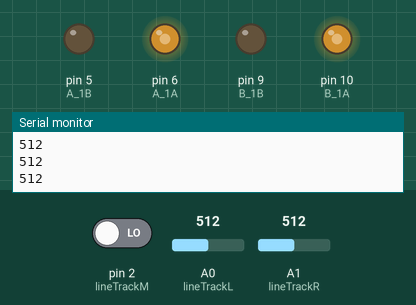
Simulated run of this sketch. Board: Arduino Uno, built with avr-gcc and run on an emulated ATmega328P. On the bench: output pins drawn as LEDs (lit = HIGH), the last lines printed to the serial monitor. Inputs (shaded band) come from the test bench; at power-on: A0 (lineTrackL) = 512, pin 2 (lineTrackM) LOW, A1 (lineTrackR) = 512.

Above: at 1.2 s.
1.3 s: A0 (lineTrackL) set to 493
At 1.9 s:
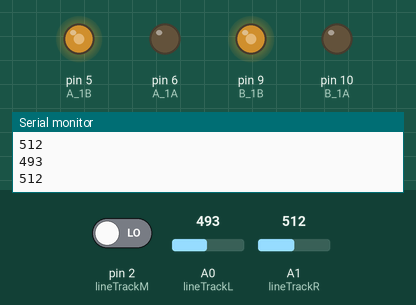
Timing chart, 0 to 4.3 s (numbered marks = the images above; inputs shaded):
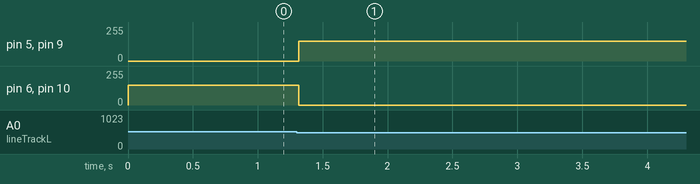

The sketch:

MazeSolving.ino
```cpp
const int A_1B = 5;
const int A_1A = 6;
const int B_1B = 9;
const int B_1A = 10;

const int lineTrackM = 2;
const int lineTrackL = A0;
const int lineTrackR = A1;

void setup() {
  Serial.begin(9600);

  //motor
  pinMode(A_1B, OUTPUT);
  pinMode(A_1A, OUTPUT);
  pinMode(B_1B, OUTPUT);
  pinMode(B_1A, OUTPUT);
  //line track
  pinMode(lineTrackM, INPUT);
  pinMode(lineTrackL, INPUT);
  pinMode(lineTrackR, INPUT);
}
int d = 0;
int last = 0;

void loop() {
  int speed = 150;
int L  = analogRead(A0);
int R = analogRead(A1);

  int M = digitalRead(lineTrackM); // 0:white  1:black
  Serial.println(L); //print on the serial monitor
  //Serial.println(lineColorR); //print on the serial monitor
  Serial.println(R); //print on the serial monitor
delay(0);
  if ( M== 1 && R < 500 && R < 500) { //only middle sensor reads black
   moveForward(speed);
  }
 else if (R > 500 && L < 500 && M == 0) { //only Right sensor reads black
     moveRight(speed, speed);
     last = 1;
  }else
  if (M == 1 && R > 500 && L < 500) { //right and middle sensor read black
    moveRight(speed, speed);
    last = 1;
  } else if (L > 500 && R < 500 && M == 0) { //only Left sensor reads black
     moveLeft(speed, speed);
     last = 0;
  } else if (M == 1 && R < 500 && L > 500) { //left and middle sensor read black
    moveLeft(speed, speed    );
    last = 0;
  } else if (M == 1 && R > 500 && L > 500) { //all read black
   moveForward(speed);
   } else if (!M && R > 500 && L > 500) {
    if (last) {
      moveRight(speed, speed);
      last = 1;
    } else {
      moveLeft(speed, speed);
      last = 0;
    }
   }else {
    if (last) {
    while (!M && R < 500 && L < 500) {
        moveRight(speed, speed);
        M = digitalRead(lineTrackM);
         L  = analogRead(A0);
       R = analogRead(A1);
       last = 1;
       delay(d);
    }
    } else {
      while (!M && R < 500 && L < 500) {
        moveLeft(speed, speed);
        M = digitalRead(lineTrackM);
         L  = analogRead(A0);
       R = analogRead(A1);
       last = 0;
       delay(d);
    }
    }
  }

}
void stop(int speed) {
  analogWrite(A_1B, 0);
  analogWrite(A_1A, 0);
  analogWrite(B_1B, 0);
  analogWrite(B_1A, 0);
}
void moveForward(int speed) {
  analogWrite(A_1B, 0);
  analogWrite(A_1A, speed);
  analogWrite(B_1B, speed);
  analogWrite(B_1A, 0);
}
void moveBackward(int speed) {
  analogWrite(A_1B, speed);
  analogWrite(A_1A, 0);
  analogWrite(B_1B, 0);
  analogWrite(B_1A, speed);
}


void moveLeft(int speed1, int speed2) {
  analogWrite(A_1B, 0);
  analogWrite(A_1A, speed1);
  analogWrite(B_1B, 0);
  analogWrite(B_1A, speed2);
}

void moveRight(int speed1, int speed2) {
  analogWrite(A_1B, speed2);
  analogWrite(A_1A, 0);
  analogWrite(B_1B, speed1);
  analogWrite(B_1A, 0);
}
bool checkLeft(int lineColorL, int speed) {
  //moveLeft(speed); removed cuz Left sensor is checking
    lineColorL = analogRead(lineTrackL); // 0:white  1:black
  Serial.println("Left Sensor: ");
  Serial.println(lineColorL);
  if (lineColorL < 500) {
    return false;
  } else {
  return true;
}
}
bool checkRight(int lineColorR, int speed) {
  // moveRight(speed); removed cuz Right sensor is checking
  lineColorR = analogRead(lineTrackR); // 0:white  1:black
  Serial.println(lineColorR);
  if (lineColorR < 500) {
    return false;
  }else {
  return true;
}
}
```

Measured:
- the behaviour switches between 500 and 499 on A0 (lineTrackL) (found by bisection; images 0 and 1)
- after the input at 1.3 s, pin 5 (A_1B), pin 9 (B_1B): 0/255 → 150/255 at once; pin 6 (A_1A), pin 10 (B_1A): 150/255 → 0/255 at once
